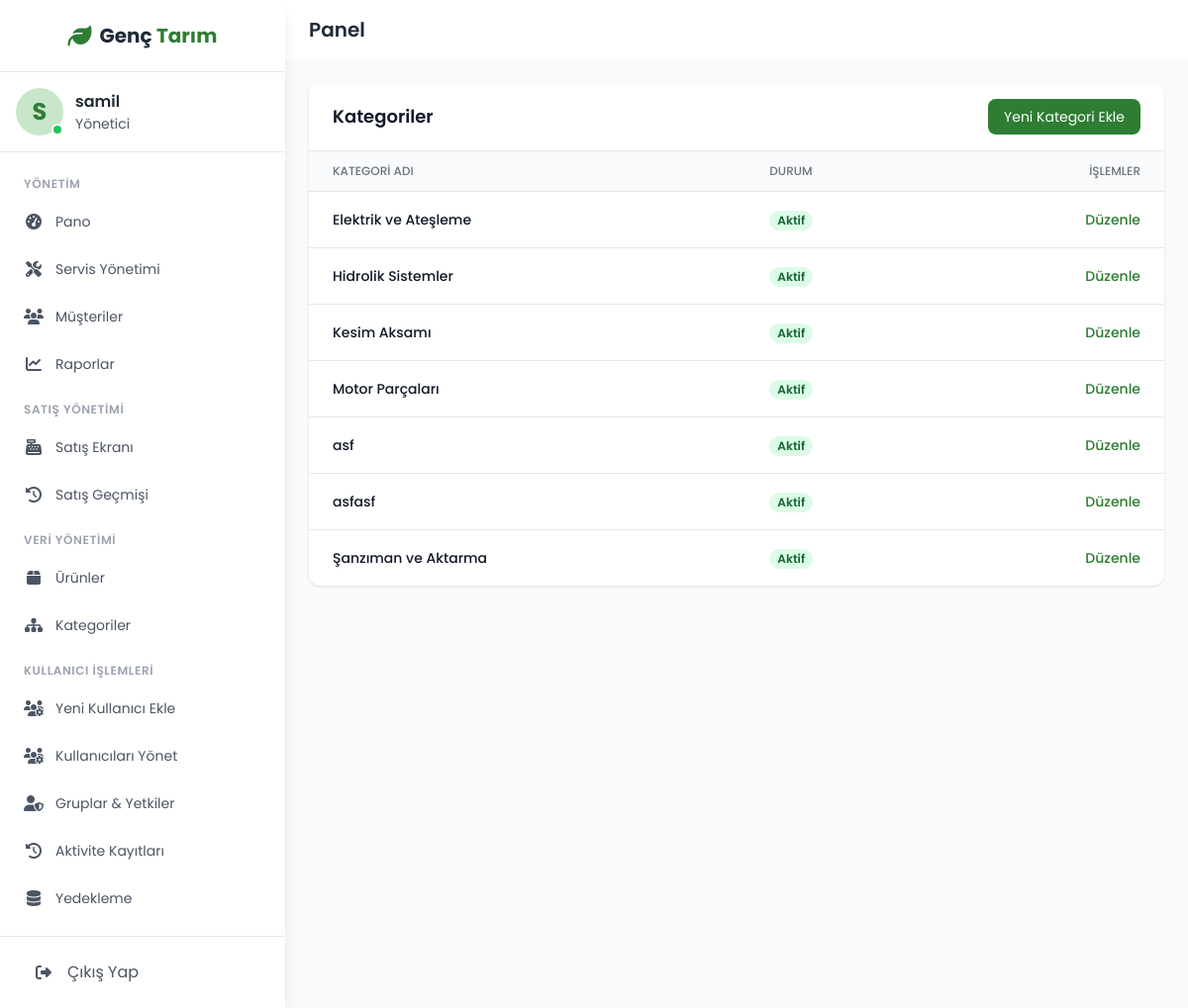
Screenshot of /inventory/categories/ (signed in) with the database file from the repository.
### inventory/models.py (models this page shows, shortened)
class Category(models.Model):
    name = models.CharField(max_length=200, unique=True, verbose_name="Kategori Adı")
    slug = models.SlugField(max_length=220, unique=True, blank=True, help_text="Bu alan otomatik olarak doldurulacaktır.")
    parent = models.ForeignKey('self', on_delete=models.SET_NULL, null=True, blank=True, related_name='children', verbose_name="Üst Kategori")
    description = models.TextField(blank=True, null=True, verbose_name="Açıklama")
    is_active = models.BooleanField(default=True, verbose_name="Aktif mi?")
    class Meta:
        verbose_name = "Kategori"
        verbose_name_plural = "Kategoriler"
        ordering = ['name']
    def __str__(self):
        full_path = [self.name]; k = self.parent
        while k is not None: full_path.append(k.name); k = k.parent
        return ' > '.join(full_path[::-1])

### inventory/views.py (the view)
# urls.py: path('categories/', views.CategoryListView.as_view(), name='category_list'),
class CategoryListView(LoginRequiredMixin, PermissionRequiredMixin, ListView):
    model = Category
    template_name = 'inventory/category_list.html'
    context_object_name = 'categories'
    permission_required = 'inventory.view_category'
    def get_context_data(self, **kwargs):
        context = super().get_context_data(**kwargs)
        context['page_title'] = "Kategoriler"
        return context

### gem/inventory/templates/inventory/category_list.html
{% extends 'base.html' %}
{% block content %}
<div class="bg-white rounded-xl shadow overflow-hidden">
    <div class="px-6 py-4 border-b border-gray-200 flex justify-between items-center">
        <h3 class="text-lg font-semibold text-gray-900">{{ page_title }}</h3>
        {% if perms.inventory.add_category %}
        <a href="{% url 'inventory:category_add' %}" class="bg-primary hover:bg-dark text-white px-4 py-2 rounded-lg text-sm">Yeni Kategori Ekle</a>
        {% endif %}
    </div>
    <table class="min-w-full divide-y divide-gray-200">
        <thead class="bg-gray-50"><tr><th class="px-6 py-3 text-left text-xs font-medium text-gray-500 uppercase">Kategori Adı</th><th class="px-6 py-3 text-left text-xs font-medium text-gray-500 uppercase">Durum</th><th class="px-6 py-3 text-right text-xs font-medium text-gray-500 uppercase">İşlemler</th></tr></thead>
        <tbody class="bg-white divide-y divide-gray-200">
            {% for category in categories %}
            <tr class="hover:bg-gray-50">
                <td class="px-6 py-4 whitespace-nowrap text-sm font-medium text-gray-900">{{ category }}</td>
                <td class="px-6 py-4 whitespace-nowrap">{% if category.is_active %}<span class="px-2 inline-flex text-xs leading-5 font-semibold rounded-full bg-green-100 text-green-800">Aktif</span>{% else %}<span class="px-2 inline-flex text-xs leading-5 font-semibold rounded-full bg-gray-100 text-gray-800">Pasif</span>{% endif %}</td>
                <td class="px-6 py-4 whitespace-nowrap text-right text-sm font-medium">{% if perms.inventory.change_category %}<a href="{% url 'inventory:category_update' pk=category.pk %}" class="text-primary hover:text-dark">Düzenle</a>{% endif %}</td>
            </tr>
            {% empty %}<tr><td colspan="3" class="text-center py-10 text-gray-500">Kategori bulunamadı.</td></tr>
            {% endfor %}
        </tbody>
    </table>
</div>
{% endblock %}

### templates/base.html (shortened to what this page needs)
{% load static %}
<!DOCTYPE html>
<html lang="tr" class="h-full bg-gray-50">
<head>
    <script src="https://cdn.tailwindcss.com"></script>
    <link rel="stylesheet" href="https://cdnjs.cloudflare.com/ajax/libs/font-awesome/6.4.0/css/all.min.css">
</head>
<body class="h-full">
    {% if user.is_authenticated %}
    <div class="flex h-screen">
        <div id="sidebar" class="sidebar bg-white w-64 md:w-72 flex-col shadow-lg z-20 hidden md:flex">
            <div class="flex items-center justify-center py-5 border-b border-gray-200">
                <a href="{% url 'accounts:dashboard_redirect' %}" class="flex items-center space-x-2">
                    <i class="fas fa-leaf text-2xl text-primary"></i>
                    <h1 class="text-xl font-bold text-gray-800">Genç <span class="text-primary">Tarım</span></h1>
                </a>
            </div>
            <div class="p-4 flex items-center space-x-3 border-b border-gray-200">
                <div class="relative">
                    <div class="w-12 h-12 rounded-full bg-light flex items-center justify-center">
                        <span class="text-2xl font-bold text-primary">{{ user.username.0|upper }}</span>
                    </div>
                    <span class="absolute bottom-0 right-0 w-3 h-3 bg-green-500 rounded-full border-2 border-white"></span>
                </div>
                <div>
                    <h3 class="font-semibold text-gray-800">{{ user.get_full_name|default:user.username }}</h3>
                    <p class="text-sm text-gray-600">{% if user.is_superuser %}Yönetici{% elif user.groups.all.0.name == 'Teknisyen' %}Teknisyen{% else %}Personel{% endif %}</p>
                </div>
            </div>
            <nav class="flex-1 py-4">
    <ul class="space-y-1 px-2">
    {% if user.is_superuser %}
        <li><h3 class="px-4 mt-2 mb-2 text-xs font-semibold text-gray-400 uppercase tracking-wider">Yönetim</h3></li>
        <li><a href="{% url 'dashboard:index' %}" class="nav-link"><i class="fas fa-tachometer-alt fa-fw mr-3"></i><span class="text-sm">Pano</span></a></li>
        <li><a href="{% url 'service:servicerecord_list' %}" class="nav-link"><i class="fas fa-tools fa-fw mr-3"></i><span class="text-sm">Servis Yönetimi</span></a></li>
        <li><a href="{% url 'customers:customer_list' %}" class="nav-link"><i class="fas fa-users fa-fw mr-3"></i><span class="text-sm">Müşteriler</span></a></li>
        <li><a href="{% url 'inventory:reports_page' %}" class="nav-link"><i class="fas fa-chart-line fa-fw mr-3"></i><span class="text-sm">Raporlar</span></a></li>
        <li><h3 class="px-4 mt-4 mb-2 text-xs font-semibold text-gray-400 uppercase tracking-wider">Satış Yönetimi</h3></li>
        <li><a href="{% url 'sales:pos_terminal' %}" class="nav-link"><i class="fas fa-cash-register fa-fw mr-3"></i><span class="text-sm">Satış Ekranı</span></a></li>
        <li><a href="{% url 'sales:sale_history_list' %}" class="nav-link"><i class="fas fa-history fa-fw mr-3"></i><span class="text-sm">Satış Geçmişi</span></a></li>
        <li><h3 class="px-4 mt-4 mb-2 text-xs font-semibold text-gray-400 uppercase tracking-wider">Veri Yönetimi</h3></li>
        <li><a href="{% url 'inventory:product_list' %}" class="nav-link"><i class="fas fa-box fa-fw mr-3"></i><span class="text-sm">Ürünler</span></a></li>
        {% if perms.inventory.view_category %}
        <li><a href="{% url 'inventory:category_list' %}" class="nav-link"><i class="fas fa-sitemap fa-fw mr-3"></i><span class="text-sm">Kategoriler</span></a></li>
        {% endif %}
        <li><h3 class="px-4 mt-4 mb-2 text-xs font-semibold text-gray-400 uppercase tracking-wider">Kullanıcı İşlemleri</h3></li>
        <li><a href="{% url 'accounts:user_add' %}" class="nav-link"><i class="fas fa-users-cog fa-fw mr-3"></i><span class="text-sm">Yeni Kullanıcı Ekle</span></a></li>
        <li><a href="{% url 'accounts:user_list' %}" class="nav-link"><i class="fas fa-users-cog fa-fw mr-3"></i><span class="text-sm">Kullanıcıları Yönet</span></a></li>
        <li><a href="{% url 'accounts:group_list' %}" class="nav-link"><i class="fas fa-user-shield fa-fw mr-3"></i><span class="text-sm">Gruplar & Yetkiler</span></a></li>
        <li><a href="{% url 'logs:log_list' %}" class="nav-link"><i class="fas fa-history fa-fw mr-3"></i><span class="text-sm">Aktivite Kayıtları</span></a></li>
        <li><a href="{% url 'backups:backup_management' %}" class="nav-link"><i class="fas fa-database fa-fw mr-3"></i><span class="text-sm">Yedekleme</span></a></li>
    {% else %}
        <li><a href="{% url 'dashboard:index' %}" class="nav-link"><i class="fas fa-tachometer-alt fa-fw mr-3"></i><span class="text-sm">Pano</span></a></li>
    {% endif %}
</ul>
</nav>
            <div class="p-4 border-t border-gray-200">
                <a href="{% url 'accounts:logout' %}" class="flex items-center px-4 py-2 text-gray-600 hover:bg-gray-100 rounded-lg">
                    <i class="fas fa-sign-out-alt w-6 text-center mr-3"></i>
                    <span>Çıkış Yap</span>
                </a>
            </div>
        </div>
        <div class="flex-1 flex flex-col overflow-hidden">
            <header class="bg-white shadow-sm">
                <div class="flex items-center justify-between px-6 py-4">
                    <div class="flex items-center">
                        <h2 class="text-xl font-semibold text-gray-800">{% block page_title %}Panel{% endblock %}</h2>
                    </div>
                </div>
            </header>
            <main class="flex-1 overflow-y-auto p-6 bg-gray-50">
                {% block content %}{% endblock %}
            </main>
        </div>
    </div>
    {% else %}
    <div class="flex h-screen">
        {% block guest_content %}
        {% endblock guest_content %}
    </div>
    {% endif %}
</body>
</html>

### templates/base.html (style rules this page uses)
body { font-family: 'Poppins', sans-serif; background-color: #f5f7fa; }
.sidebar { transition: all 0.3s ease; }
.nav-link { display: flex; align-items: center; padding: 0.75rem 1rem; color: #4b5563; border-radius: 0.5rem; transition: all 0.2s ease; }

### rows the page displays
Category: name+parent "Elektrik ve Ateşleme", is_active "Aktif"
Category: name+parent "Hidrolik Sistemler", is_active "Aktif"
Category: name+parent "Kesim Aksamı", is_active "Aktif"
Category: name+parent "Motor Parçaları", is_active "Aktif"
Category: name+parent "asf", is_active "Aktif"
Category: name+parent "asfasf", is_active "Aktif"
Category: name+parent "Şanzıman ve Aktarma", is_active "Aktif"

### other values shown
{{ user.username.0|upper }} "S"
{{ user.get_full_name|default:user.username }} "samil"
{{ page_title }} "Kategoriler"
